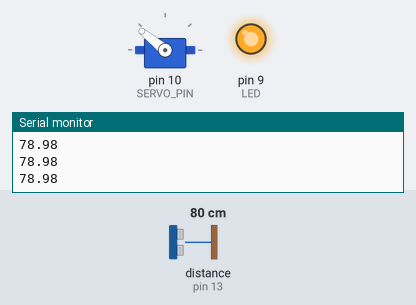
This sketch was run on a simulated Arduino Uno, built with avr-gcc and run on an emulated ATmega328P. On the bench: servo, output pins drawn as LEDs (lit = HIGH), the last lines printed to the serial monitor. Wiring (inferred from the names in the program): ultrasonic range finder: trigger pin 12; echo pin 13. The inputs (shaded band) are chosen by the test bench; at power-on: distance to the obstacle (sensor on pin 13) 80 cm. The echo pulse lasts 58.3 µs per cm; pins used as bus, display or sensor lines are not drawn.

Above: at 1.2 s.
1.3 s: distance to the obstacle (sensor on pin 13) set to 40 cm
2.8 s: distance to the obstacle (sensor on pin 13) set to 34 cm
At 4.0 s:
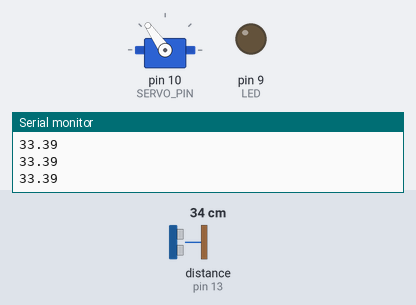
4.3 s: distance to the obstacle (sensor on pin 13) set to 2 cm
At 4.7 s:
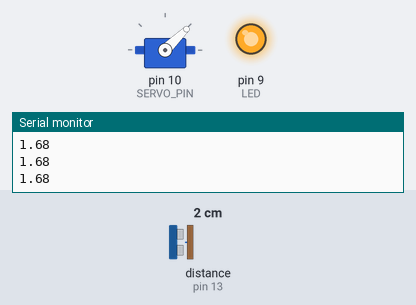
5.8 s: distance to the obstacle (sensor on pin 13) set to 16 cm
7.3 s: distance to the obstacle (sensor on pin 13) set to 21 cm
At 7.8 s:
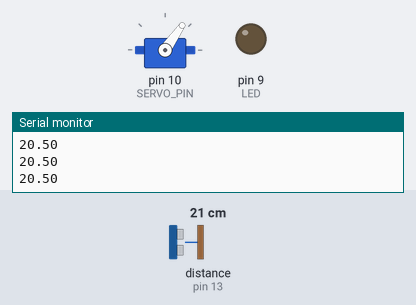
8.8 s: distance to the obstacle (sensor on pin 13) set to 4 cm
At 9.5 s:
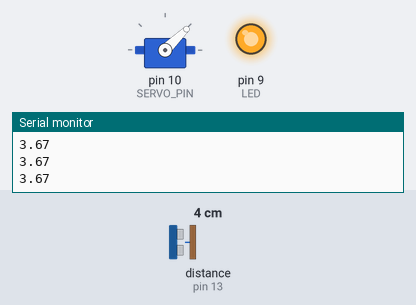
Timing chart, 0 to 11.3 s (numbered marks = the images above; inputs shaded):
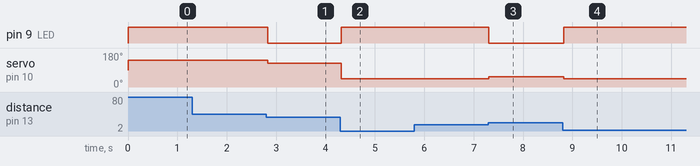

The sketch:

11_practice_1.ino
```cpp
#include <Servo.h>

#define _DUTY_MIN 1000
#define _DUTY_MAX 2000
#define TRIG 12
#define ECHO 13
#define LED 9
#define SERVO_PIN 10
#define _DIST_MIN 18
#define _DIST_MAX 36

Servo myservo;

void setup() {
  Serial.begin(9600);
  pinMode(TRIG, OUTPUT);
  pinMode(ECHO, INPUT);
  pinMode(LED, OUTPUT);
  myservo.attach(SERVO_PIN);
}

void loop() {
  digitalWrite(TRIG, HIGH);
  delayMicroseconds(2);
  digitalWrite(TRIG, LOW);
  delayMicroseconds(10);
  digitalWrite(TRIG, HIGH);

  long duration = pulseIn(ECHO, HIGH);
  if (duration == 0) return;

  float distance = duration * 0.034 / 2;
  Serial.println(distance);

  if (distance >= _DIST_MIN && distance <= _DIST_MAX) {
    digitalWrite(LED, LOW);
  } else {
    digitalWrite(LED, HIGH);
  }

  float angle;
  if (distance <= _DIST_MIN) angle = 0;
  else if (distance >= _DIST_MAX) angle = 180;
  else angle = map(distance, _DIST_MIN, _DIST_MAX, 0, 180);

  int pulse = map(angle, 0, 180, _DUTY_MIN, _DUTY_MAX);
  myservo.writeMicroseconds(pulse);

  delay(50);
}
```

Measured:
- the behaviour switches between 37 and 36 cm on distance to the obstacle (sensor on pin 13) (found by bisection; images 0 and 1)
- the behaviour switches between 18 and 19 cm on distance to the obstacle (sensor on pin 13) (found by bisection; images 2 and 3)
- after the input at 2.8 s, pin 9 (LED): HIGH → LOW at once; servo on pin 10 (SERVO_PIN): 141° → 125° at once
- after the input at 4.3 s, pin 9 (LED): LOW → HIGH at once; servo on pin 10 (SERVO_PIN): 125° → 44° at once
- after the input at 7.3 s, pin 9 (LED): HIGH → LOW at once; servo on pin 10 (SERVO_PIN): 44° → 55° at once
- after the input at 8.8 s, pin 9 (LED): LOW → HIGH at once; servo on pin 10 (SERVO_PIN): 55° → 44° at once
